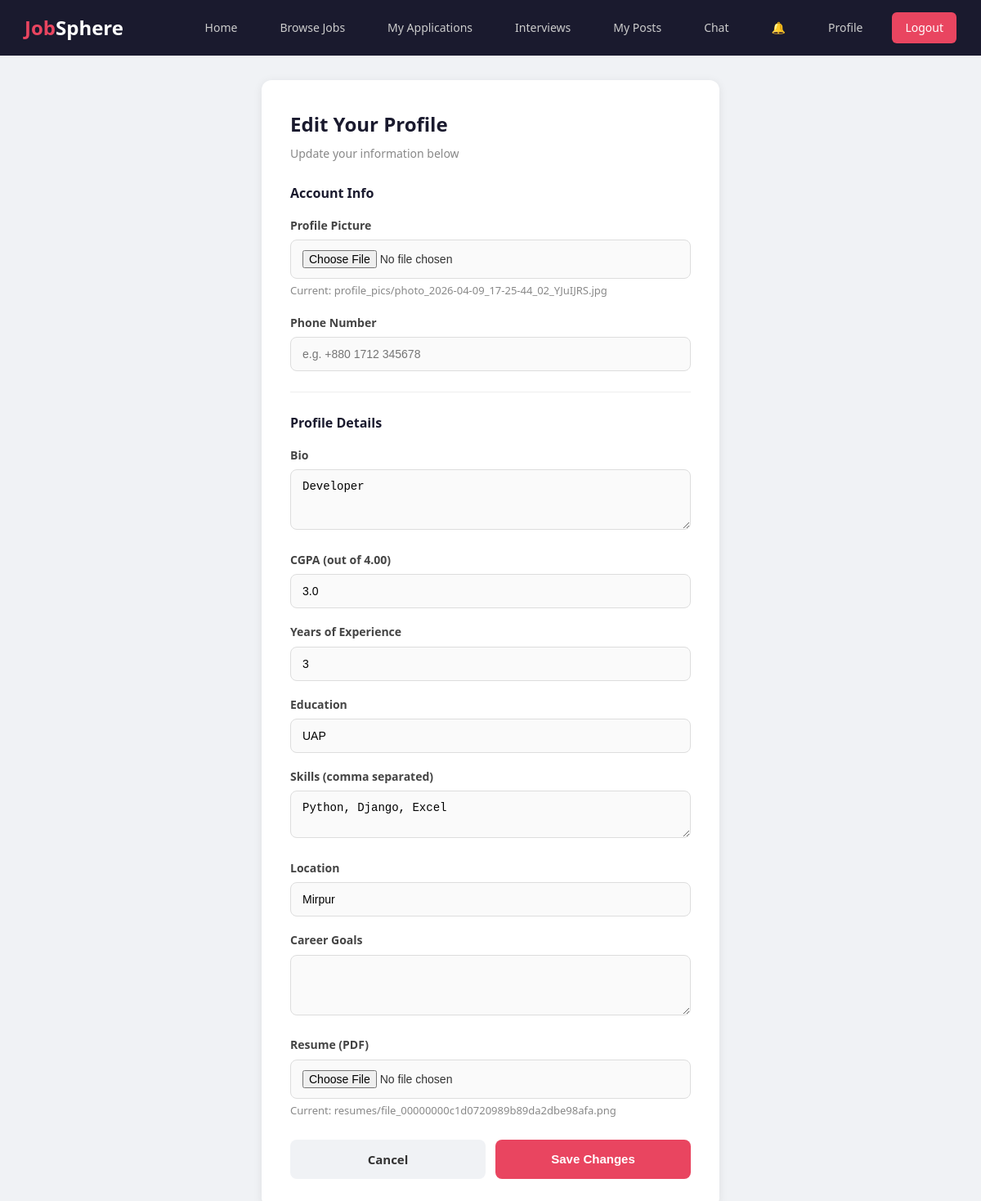
/users/profile/seeker/edit/ (signed in), run on the app's committed database.
### users/models.py (models this page shows, shortened)
class User(AbstractBaseUser):
    USER_TYPE_CHOICES = [
        ('seeker', 'Job Seeker'),
        ('recruiter', 'Recruiter'),
        ('admin', 'Admin'),
    ]
    email = models.EmailField(unique=True)
    name = models.CharField(max_length=100)
    user_type = models.CharField(max_length=10, choices=USER_TYPE_CHOICES)
    phone_num = models.CharField(max_length=20, blank=True, null=True)
    profile_pic = models.ImageField(upload_to='profile_pics/', blank=True, null=True)
    is_active = models.BooleanField(default=True)
    is_admin = models.BooleanField(default=False)
    is_staff = models.BooleanField(default=False)
    is_superuser = models.BooleanField(default=False)
    objects = UserManager()
    USERNAME_FIELD = 'email'
    REQUIRED_FIELDS = ['name']

class JobSeeker(models.Model):
    user = models.OneToOneField(User, on_delete=models.CASCADE, related_name='seeker_profile')
    bio = models.TextField(blank=True, null=True)
    cgpa = models.FloatField(blank=True, null=True)
    experience_years = models.IntegerField(default=0)
    education = models.CharField(max_length=200, blank=True, null=True)
    career_goals = models.TextField(blank=True, null=True)
    resume = models.FileField(upload_to='resumes/', blank=True, null=True)
    location = models.CharField(max_length=200, blank=True, null=True)
    skills_text = models.TextField(blank=True, null=True)

### users/views.py (the view)
# urls.py: path('profile/seeker/edit/', views.seeker_profile_edit_view, name='seeker_profile_edit'),
def seeker_profile_edit_view(request):
    if not request.user.is_authenticated:
        return redirect('login')
    try:
        seeker = JobSeeker.objects.get(user=request.user)
    except JobSeeker.DoesNotExist:
        return redirect('seeker_onboarding')
    if request.method == 'POST':
        user_form = UserProfilePicForm(request.POST, request.FILES, instance=request.user)
        seeker_form = SeekerProfileEditForm(request.POST, request.FILES, instance=seeker)
        if user_form.is_valid() and seeker_form.is_valid():
            user_form.save()
            seeker_form.save()
            messages.success(request, 'Profile updated successfully!')
            return redirect('seeker_profile')
    else:
        user_form = UserProfilePicForm(instance=request.user)
        seeker_form = SeekerProfileEditForm(instance=seeker)
    return render(request, 'users/seeker_profile_edit.html', {
        'user_form': user_form,
        'seeker_form': seeker_form,
        'seeker': seeker
    })

### users/forms.py
class UserProfilePicForm(forms.ModelForm):
    class Meta:
        model = User
        fields = ['profile_pic', 'phone_num']
        widgets = {
            'profile_pic': forms.FileInput(attrs={
                'class': 'form-input'
            }),
            'phone_num': forms.TextInput(attrs={
                'class': 'form-input',
                'placeholder': 'e.g. +880 1712 345678'
            }),
        }

### updates/context_processors.py (called while the page is built)
def unread_notifications(request):
    if request.user.is_authenticated:
        count = Notification.objects.filter(user=request.user, is_read=False).count()
        return {'unread_notif_count': count}
    return {'unread_notif_count': 0}

### templates/users/seeker_profile_edit.html (shortened to what this page needs)
{% extends 'base.html' %}
{% block content %}
<div class="edit-container">
    <div class="edit-card">
        <h2>Edit Your Profile</h2>
        <p class="subtitle">Update your information below</p>
        <form method="POST" enctype="multipart/form-data">
            <div class="section-label">Account Info</div>
            <div class="form-group">
                <label>Profile Picture</label>
                {{ user_form.profile_pic }}
                {% if request.user.profile_pic %}
                    <div class="current-file">Current: {{ request.user.profile_pic.name }}</div>
                {% endif %}
            </div>
            <div class="form-group">
                <label>Phone Number</label>
                {{ user_form.phone_num }}
            </div>
            <hr class="section-divider">
            <div class="section-label">Profile Details</div>
            <div class="form-group">
                <label>Bio</label>
                {{ seeker_form.bio }}
            </div>
            <div class="form-group">
                <label>CGPA (out of 4.00)</label>
                {{ seeker_form.cgpa }}
            </div>
            <div class="form-group">
                <label>Years of Experience</label>
                {{ seeker_form.experience_years }}
            </div>
            <div class="form-group">
                <label>Education</label>
                {{ seeker_form.education }}
            </div>
            <div class="form-group">
                <label>Skills (comma separated)</label>
                {{ seeker_form.skills_text }}
            </div>
            <div class="form-group">
                <label>Location</label>
                {{ seeker_form.location }}
            </div>
            <div class="form-group">
                <label>Career Goals</label>
                {{ seeker_form.career_goals }}
            </div>
            <div class="form-group">
                <label>Resume (PDF)</label>
                {{ seeker_form.resume }}
                {% if seeker.resume %}
                    <div class="current-file">Current: {{ seeker.resume.name }}</div>
                {% endif %}
            </div>
            <div class="btn-row">
                <a href="{% url 'seeker_profile' %}" class="btn btn-cancel">Cancel</a>
                <button type="submit" class="btn btn-primary">Save Changes</button>
            </div>
        </form>
    </div>
</div>
{% endblock %}

### data on the page
User: user.profile_pic.name "profile_pics/photo_2026-04-09_17-25-44_02_YJuIJRS.jpg"
JobSeeker: bio "Developer", cgpa "3.0", experience_years "3", education "UAP", skills_text "Python, Django, Excel", location "Mirpur", resume.name "resumes/file_00000000c1d0720989b89da2dbe98afa.png"
